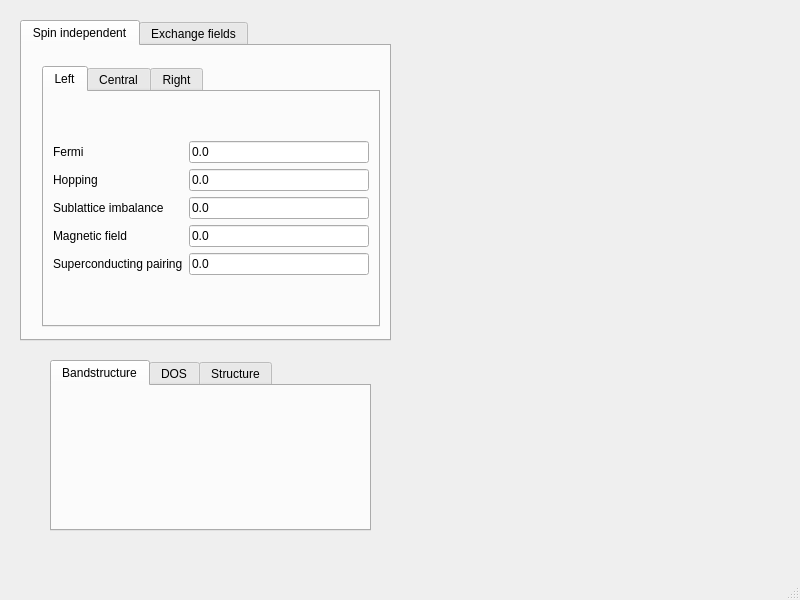
<?xml version="1.0" encoding="UTF-8"?>
<ui version="4.0">
 <class>MainWindow</class>
 <widget class="QMainWindow" name="MainWindow">
  <property name="geometry">
   <rect>
    <x>0</x>
    <y>0</y>
    <width>800</width>
    <height>600</height>
   </rect>
  </property>
  <property name="windowTitle">
   <string>MainWindow</string>
  </property>
  <widget class="QWidget" name="centralwidget">
   <widget class="QTabWidget" name="tabWidget">
    <property name="geometry">
     <rect>
      <x>20</x>
      <y>20</y>
      <width>371</width>
      <height>321</height>
     </rect>
    </property>
    <property name="currentIndex">
     <number>0</number>
    </property>
    <widget class="QWidget" name="tab_2">
     <attribute name="title">
      <string>Spin independent</string>
     </attribute>
     <widget class="QTabWidget" name="tabWidget_2">
      <property name="geometry">
       <rect>
        <x>20</x>
        <y>20</y>
        <width>338</width>
        <height>261</height>
       </rect>
      </property>
      <property name="currentIndex">
       <number>0</number>
      </property>
      <widget class="QWidget" name="tab_3">
       <attribute name="title">
        <string>Left</string>
       </attribute>
       <layout class="QGridLayout" name="gridLayout_6">
        <item row="0" column="0">
         <layout class="QGridLayout" name="gridLayout_2">
          <item row="0" column="0">
           <widget class="QLabel" name="label_5">
            <property name="text">
             <string>Fermi</string>
            </property>
           </widget>
          </item>
          <item row="1" column="0">
           <widget class="QLabel" name="label_6">
            <property name="text">
             <string>Hopping</string>
            </property>
           </widget>
          </item>
          <item row="1" column="1">
           <widget class="QLineEdit" name="hopping_L">
            <property name="text">
             <string>0.0</string>
            </property>
           </widget>
          </item>
          <item row="2" column="0">
           <widget class="QLabel" name="label_7">
            <property name="text">
             <string>Sublattice imbalance</string>
            </property>
           </widget>
          </item>
          <item row="3" column="1">
           <widget class="QLineEdit" name="peierls_L">
            <property name="text">
             <string>0.0</string>
            </property>
           </widget>
          </item>
          <item row="0" column="1">
           <widget class="QLineEdit" name="fermi_L">
            <property name="text">
             <string>0.0</string>
            </property>
           </widget>
          </item>
          <item row="2" column="1">
           <widget class="QLineEdit" name="mass_L">
            <property name="text">
             <string>0.0</string>
            </property>
           </widget>
          </item>
          <item row="3" column="0">
           <widget class="QLabel" name="label_8">
            <property name="text">
             <string>Magnetic field</string>
            </property>
           </widget>
          </item>
          <item row="4" column="1">
           <widget class="QLineEdit" name="super_L">
            <property name="text">
             <string>0.0</string>
            </property>
           </widget>
          </item>
          <item row="4" column="0">
           <widget class="QLabel" name="label">
            <property name="text">
             <string>Superconducting pairing</string>
            </property>
           </widget>
          </item>
         </layout>
        </item>
       </layout>
      </widget>
      <widget class="QWidget" name="tab_4">
       <attribute name="title">
        <string>Central</string>
       </attribute>
       <layout class="QGridLayout" name="gridLayout">
        <item row="0" column="0">
         <layout class="QGridLayout" name="gridLayout_3">
          <item row="0" column="0">
           <widget class="QLabel" name="label_9">
            <property name="text">
             <string>Fermi</string>
            </property>
           </widget>
          </item>
          <item row="1" column="0">
           <widget class="QLabel" name="label_10">
            <property name="text">
             <string>Hopping</string>
            </property>
           </widget>
          </item>
          <item row="1" column="1">
           <widget class="QLineEdit" name="hopping_C">
            <property name="text">
             <string>0.0</string>
            </property>
           </widget>
          </item>
          <item row="2" column="0">
           <widget class="QLabel" name="label_11">
            <property name="text">
             <string>Sublattice imbalance</string>
            </property>
           </widget>
          </item>
          <item row="3" column="1">
           <widget class="QLineEdit" name="peierls_C">
            <property name="text">
             <string>0.0</string>
            </property>
           </widget>
          </item>
          <item row="0" column="1">
           <widget class="QLineEdit" name="fermi_C">
            <property name="text">
             <string>0.0</string>
            </property>
           </widget>
          </item>
          <item row="2" column="1">
           <widget class="QLineEdit" name="mass_C">
            <property name="text">
             <string>0.0</string>
            </property>
           </widget>
          </item>
          <item row="3" column="0">
           <widget class="QLabel" name="label_12">
            <property name="text">
             <string>Magnetic field</string>
            </property>
           </widget>
          </item>
          <item row="4" column="1">
           <widget class="QLineEdit" name="super_C">
            <property name="text">
             <string>0.0</string>
            </property>
           </widget>
          </item>
          <item row="4" column="0">
           <widget class="QLabel" name="label_2">
            <property name="text">
             <string>Superconducting pairing</string>
            </property>
           </widget>
          </item>
         </layout>
        </item>
       </layout>
      </widget>
      <widget class="QWidget" name="tab_5">
       <attribute name="title">
        <string>Right</string>
       </attribute>
       <layout class="QGridLayout" name="gridLayout_5">
        <item row="0" column="0">
         <layout class="QGridLayout" name="gridLayout_4">
          <item row="0" column="0">
           <widget class="QLabel" name="label_13">
            <property name="text">
             <string>Fermi</string>
            </property>
           </widget>
          </item>
          <item row="1" column="0">
           <widget class="QLabel" name="label_14">
            <property name="text">
             <string>Hopping</string>
            </property>
           </widget>
          </item>
          <item row="1" column="1">
           <widget class="QLineEdit" name="hopping_R">
            <property name="text">
             <string>0.0</string>
            </property>
           </widget>
          </item>
          <item row="2" column="0">
           <widget class="QLabel" name="label_15">
            <property name="text">
             <string>Sublattice imbalance</string>
            </property>
           </widget>
          </item>
          <item row="3" column="1">
           <widget class="QLineEdit" name="peierls_R">
            <property name="text">
             <string>0.0</string>
            </property>
           </widget>
          </item>
          <item row="0" column="1">
           <widget class="QLineEdit" name="fermi_R">
            <property name="text">
             <string>0.0</string>
            </property>
           </widget>
          </item>
          <item row="2" column="1">
           <widget class="QLineEdit" name="mass_R">
            <property name="text">
             <string>0.0</string>
            </property>
           </widget>
          </item>
          <item row="3" column="0">
           <widget class="QLabel" name="label_16">
            <property name="text">
             <string>Magnetic field</string>
            </property>
           </widget>
          </item>
          <item row="4" column="1">
           <widget class="QLineEdit" name="super_R">
            <property name="text">
             <string>0.0</string>
            </property>
           </widget>
          </item>
          <item row="4" column="0">
           <widget class="QLabel" name="label_3">
            <property name="text">
             <string>Superconducting pairing</string>
            </property>
           </widget>
          </item>
         </layout>
        </item>
       </layout>
      </widget>
     </widget>
     <zorder>tabWidget_2</zorder>
     <zorder>tabWidget_2</zorder>
    </widget>
    <widget class="QWidget" name="tab">
     <attribute name="title">
      <string>Exchange fields</string>
     </attribute>
    </widget>
   </widget>
   <widget class="QTabWidget" name="tabWidget_3">
    <property name="geometry">
     <rect>
      <x>50</x>
      <y>360</y>
      <width>321</width>
      <height>171</height>
     </rect>
    </property>
    <property name="currentIndex">
     <number>0</number>
    </property>
    <widget class="QWidget" name="tab_6">
     <attribute name="title">
      <string>Bandstructure</string>
     </attribute>
    </widget>
    <widget class="QWidget" name="tab_7">
     <attribute name="title">
      <string>DOS</string>
     </attribute>
    </widget>
    <widget class="QWidget" name="tab_8">
     <attribute name="title">
      <string>Structure</string>
     </attribute>
    </widget>
   </widget>
  </widget>
  <widget class="QMenuBar" name="menubar">
   <property name="geometry">
    <rect>
     <x>0</x>
     <y>0</y>
     <width>800</width>
     <height>28</height>
    </rect>
   </property>
  </widget>
  <widget class="QStatusBar" name="statusbar"/>
 </widget>
 <resources/>
 <connections/>
</ui>
